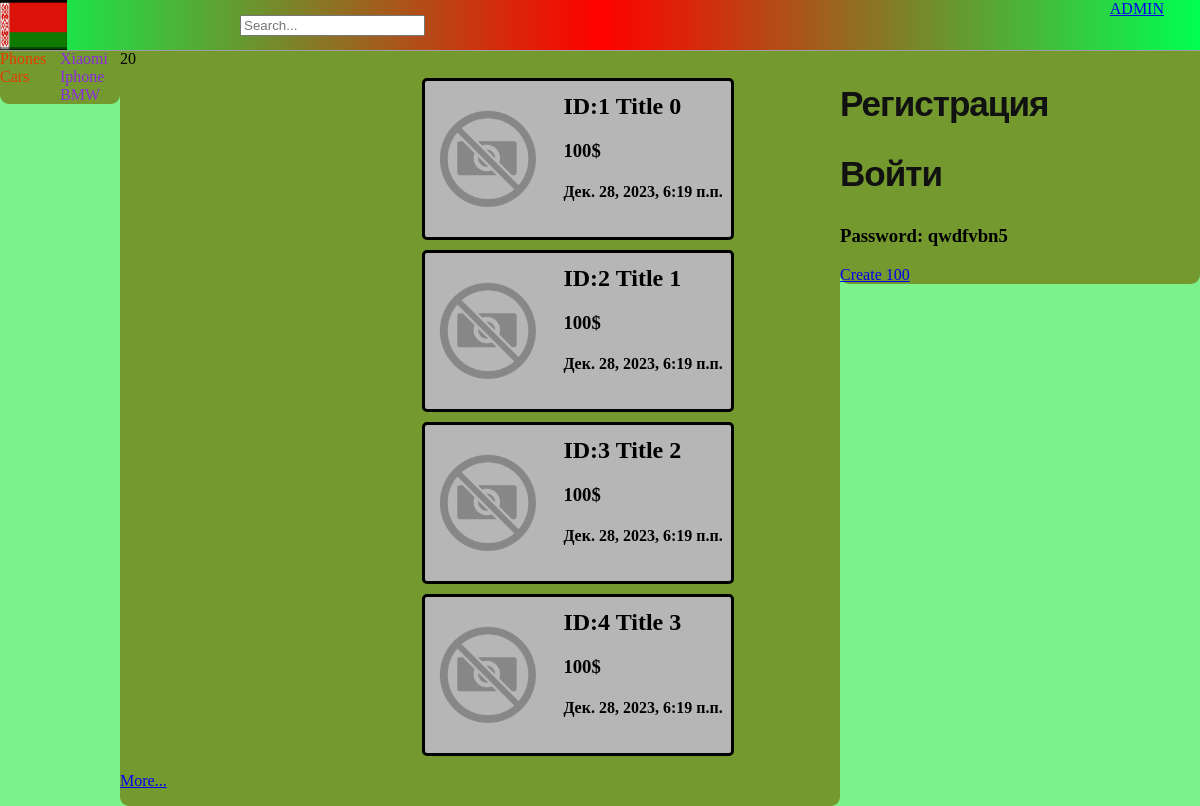
The app's page /category/2/ with its own data.
### svoy01/models.py (models this page shows, shortened)
class Category(MPTTModel):
    name = models.CharField(max_length=50, unique=True)
    parent = TreeForeignKey('self', on_delete=models.CASCADE, blank=True, null=True, related_name='children')
    class MPTTMeta:
        order_insertion_by = ['name']
    class Meta:
        verbose_name = 'Категория'
        verbose_name_plural = 'Категория'
        ordering = ['id']
    def __str__(self):
        return f'{self.name}'
    def get_absolute_url(self):
        return reverse('category', kwargs={'Category_id': self.id})

class Product(models.Model):
    title = models.CharField(max_length=50, verbose_name='Название')
    author = models.ForeignKey(User, blank=True, null=True, default=None, on_delete=models.PROTECT)
    text = models.TextField(verbose_name='Описание')
    cost = models.PositiveIntegerField(default=None, verbose_name='Стоимость', blank=False, )
    photo = models.FileField(blank=True, verbose_name='Главное фото')
    slug = models.SlugField(max_length=255, unique=False, db_index=True, verbose_name='URL')
    condition = models.BooleanField(default=True)
    cat = models.ForeignKey('Category',  verbose_name='Категория', on_delete=models.PROTECT)
    created = models.DateTimeField(auto_now_add=True, auto_now=False, null=True)
    def get_absolute_url(self):
        return reverse('product', kwargs={'pk': self.id, })
    class Meta:
        verbose_name = 'Products'
        verbose_name_plural = 'Products'
        ordering = ['id']

### svoy01/views.py (the view)
# urls.py: path('category/<int:Category_id>/', views.ShowCategory.as_view(), name='category'),
class ShowCategory(ListView):
    paginate_by = PAGINATE
    model = Product
    template_name = "svoy01/category.html"
    context_object_name = "Product"
    allow_empty = True
    def get_queryset(self):
        global query
        query = self.request.GET.get('q')
        if not query:
            query = ""
        if self.kwargs['Category_id'] == 1:
            object_list = Product.objects.filter(title__icontains=query)
        else:
            object_list = Product.objects.filter(title__icontains=query, cat_id=self.kwargs['Category_id'])
        return object_list
    def get_context_data(self, *, object_list=None, **kwargs):
        context = super().get_context_data(**kwargs)
        context['title'] = context['Product']
        context["Category_id"] = self.kwargs['Category_id']
        context['Category'] = Category.objects.all()
        context['count'] = Product.objects.filter(cat_id=self.kwargs['Category_id'], title__icontains=query).count()
        return context

### svoy01/templates/svoy01/category.html (shortened to what this page needs)
{% extends 'svoy01/layout.html' %}
{% load static %}
{% block content %}
{% include 'svoy01/scrollayout.html' %}
{% endblock %}

### svoy01/templates/svoy01/layout.html (shortened to what this page needs)
{% load mptt_tags %}
{% load static %}
<!DOCTYPE html>
<html lang="en">
<head>
    <link rel="stylesheet" href="{% static 'svoy01/css/styles.css' %}">
    <link rel="stylesheet" href="https://cdnjs.cloudflare.com/ajax/libs/font-awesome/4.7.0/css/font-awesome.min.css">
</head>
<body class="body">
<nav class="header">
    <a style="position: absolute; right: 3%;" href="{% url 'admin' %}">ADMIN</a>
    <a href="{% url 'home' %}"><img style=" width: auto; height: 50px;" src="{% static 'svoy01/images/belarus.jpg' %}"></a>
    {% if Category_id %}
    <form class="search" action="{% url 'category' Category_id=Category_id %}" method="get">
        <input name="q" type="text" placeholder="Search...">
    </form>
    {% endif %}
</nav>
<section>
    <section class="sec1">
        <div id="app">
            <section style="width:50%; margin: 0px; float:left;">
            {% for c in Category %}
                {% if c.level == 0 %}
                        <div class="cat" v-on:click="counter = {{ c.id }}">{{ c }}</div>
                {% endif %}
            {% endfor %}
            </section>
            <section style="width:50%; margin: 0px; float:right;">
            {% for c in Category %}
                {% if c.level == 1 %}
                    <a class="subcat" v-if="counter == {{ c.parent_id }}"  href="{{ c.get_absolute_url }}">{{ c.name }}</a>
                {% endif %}
            {% endfor %}
            </section>
            </div>
    </section>
        <section class="sec2">
            {{ count }}
            {% block content %}{% endblock %}
        </section>
    <section class="sec3">
        {% if request.user.is_authenticated %}
            {% if user.profile.photo %}
        <img class="user_img" src="{{ user.profile.photo.url }}"/>
            {% else %}
        <img class="user_img" src="{% static 'svoy01/images/placeholder-1000x1000.png' %}"/>
            {% endif %}
        <a class="text" href="{% url 'area' %}">Ваш профиль: {{ user.username }}</a><a class="text" href="{% url 'logout' %}"><h3>Выйти</h3></a>
        <a class="text" href="{% url 'chats' %}"><h3>Чаты</h3></a>
        <a class="text" href="{% url 'all_users' %}"><h3>Allusers</h3></a>
        {% else %}
        <a class="text" href="{% url 'register' %}"><h3>Регистрация</h3></a><a class="text" href="{% url 'login' %}"><h3>Войти</h3></a>
        {% endif %}
        <h3>Password: qwdfvbn5</h3>
        <a href="{% url 'create_100' %}">Create 100</a>
    </section>
</section>
</body>
</html>

### svoy01/templates/svoy01/scrollayout.html (shortened to what this page needs)
{% load static %}
<!DOCTYPE html>
<html lang="en">
<head>
</head>
<body>
<div class="container">
        <div class="book-list">
                {% if Product %}
                {% for p in Product %}
            <div class="card mb-3">
                    <div class="card-body">
                        <div class="pdiv">
                                {% if p.photo %}
                            <a href='{{ p.get_absolute_url }}'><img style="object-fit: cover; width: 120px; height: 150px;" src="{{ p.photo.url }}"/></a>
                                {% else %}
                            <a href='{{ p.get_absolute_url }}'><img style="object-fit: cover; width: 120px; height: 150px;" src="{% static 'svoy01/images/placeholder-1000x1000.png' %}"/></a>
                                {% endif %}
                            <a><h2 class="Product">ID:{{ p.id }} {{ p.title }}</h2></a>
                        <h3 class="Product">{{ p.cost }}$</h3>
                    <h4 class="Product">{{ p.created }}</h4>
                        </div>
                    </div>
            </div>
                {% endfor %}
                {% else %}
                    <p>niet</p>
                {% endif %}
                    {% if page_obj.has_next %}
                        <p class="pagination">
                            <a class="next-page" href="?page={{ page_obj.next_page_number }}">More...</a>
                        </p>
                    {% endif %}
</body>
</html>

### svoy01/static/svoy01/css/styles.css (style rules this page uses)
.cat { position: relative; color: #e63c00; cursor: pointer; display:block; }
.subcat { position: relative; color: #8A2BE2; cursor: pointer; text-decoration: none; width:20px; display:block; }
.body { background-color: #7cf28b; opacity: 100%; padding:0px; margin: 50px 0px 0px 0px ; }
.pdiv { padding: 3px; width: 300px; height: 150px; position: relative; left: 42%; background-color: #b6b6b6; border-style: solid; border-color: black; border-radius: 5px; margin-bottom: 10px; margin-top: 10px; z-index: 1; }
.Product { position:relative; left:45%;top: -110%; }
.header { position: fixed; top:0; width:100%; height:50px; background-color:gray; background: rgb(0,255,83); background: linear-gradient(90deg, rgba(0,255,83,1) 0%, rgba(255,0,0,1) 50%, rgba(0,255,83,1) 100%); border-bottom: 1px solid #9e9e9e; z-index: 2; }
.sec1 { width:10%; float:left; background-color: #74992e; border-radius: 0px 0px 9px 9px; }
.sec2 { width:60%; float:left; background-color:#74992e; border-radius: 0px 0px 9px 9px; }
.sec3 { width:30%; float:right; background-color:#74992e; border-radius: 0px 0px 9px 9px; }
.search { position: absolute; top: 15px; left: 20%; }
.text { color: #111; font-family: 'Helvetica Neue', sans-serif; font-size: 30px; font-weight: bold; letter-spacing: -1px; line-height: 1; text-align: left; text-decoration: none; transition: 0s; width: 50%; display: block; }

### records on screen
Category: name "Phones"
Category: name "Cars"
Category: name "Xiaomi"
Category: name "Iphone"
Category: name "BMW"
Product: id "1", title "Title 0", cost "100", created "Дек. 28, 2023, 6:19 п.п."
Product: id "2", title "Title 1", cost "100", created "Дек. 28, 2023, 6:19 п.п."
Product: id "3", title "Title 2", cost "100", created "Дек. 28, 2023, 6:19 п.п."
Product: id "4", title "Title 3", cost "100", created "Дек. 28, 2023, 6:19 п.п."

### other values on screen
{{ count }} "20"
